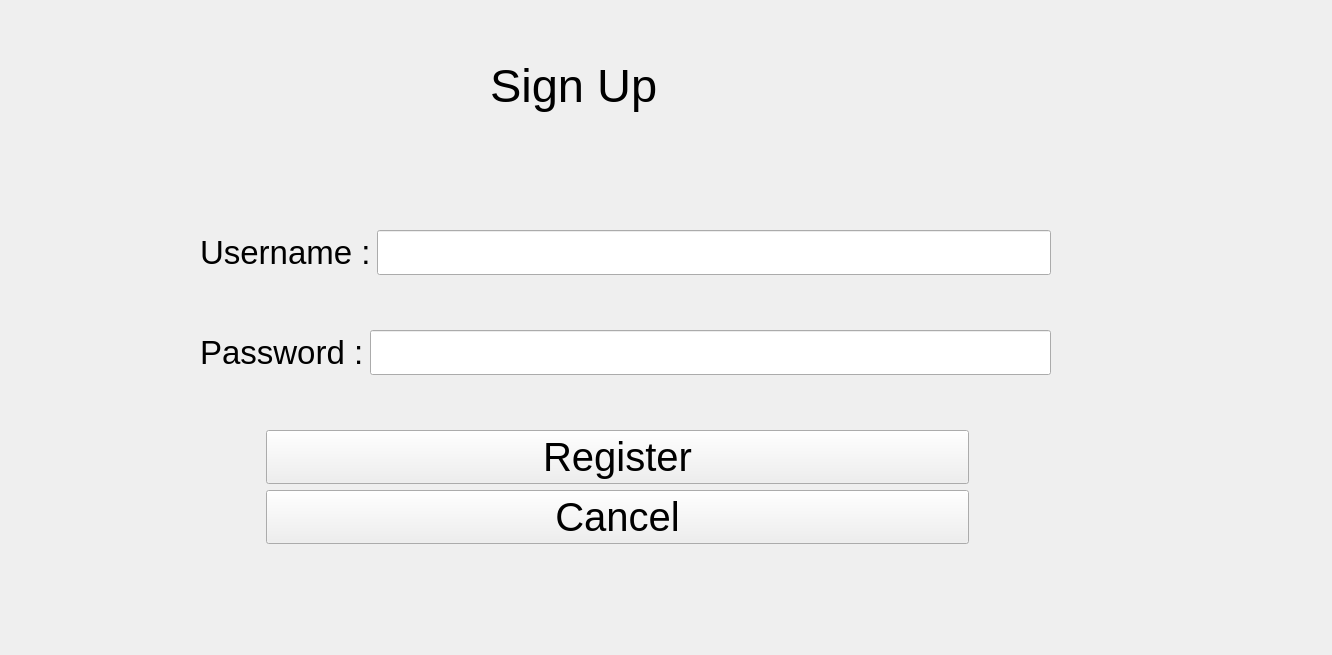
<?xml version="1.0" encoding="UTF-8"?>
<ui version="4.0">
 <class>SignUpAnonymousUser</class>
 <widget class="QWidget" name="SignUpAnonymousUser">
  <property name="geometry">
   <rect>
    <x>0</x>
    <y>0</y>
    <width>1332</width>
    <height>655</height>
   </rect>
  </property>
  <property name="windowTitle">
   <string>Form</string>
  </property>
  <widget class="QLabel" name="label_2">
   <property name="geometry">
    <rect>
     <x>490</x>
     <y>40</y>
     <width>351</width>
     <height>91</height>
    </rect>
   </property>
   <property name="font">
    <font>
     <pointsize>35</pointsize>
    </font>
   </property>
   <property name="text">
    <string>Sign Up</string>
   </property>
  </widget>
  <widget class="QWidget" name="">
   <property name="geometry">
    <rect>
     <x>200</x>
     <y>230</y>
     <width>851</width>
     <height>64</height>
    </rect>
   </property>
   <property name="font">
    <font>
     <pointsize>25</pointsize>
    </font>
   </property>
   <layout class="QFormLayout" name="formLayout">
    <item row="0" column="0">
     <widget class="QLabel" name="UsernameLabel">
      <property name="font">
       <font>
        <pointsize>25</pointsize>
       </font>
      </property>
      <property name="text">
       <string>Username :</string>
      </property>
     </widget>
    </item>
    <item row="0" column="1">
     <widget class="QLineEdit" name="UsernameLineEdit">
      <property name="font">
       <font>
        <pointsize>25</pointsize>
       </font>
      </property>
     </widget>
    </item>
   </layout>
  </widget>
  <widget class="QWidget" name="">
   <property name="geometry">
    <rect>
     <x>200</x>
     <y>330</y>
     <width>851</width>
     <height>64</height>
    </rect>
   </property>
   <layout class="QFormLayout" name="formLayout_2">
    <item row="0" column="1">
     <widget class="QLineEdit" name="PasswordLineEdit">
      <property name="font">
       <font>
        <pointsize>25</pointsize>
       </font>
      </property>
     </widget>
    </item>
    <item row="0" column="0">
     <widget class="QLabel" name="PasswordLabel">
      <property name="font">
       <font>
        <pointsize>25</pointsize>
       </font>
      </property>
      <property name="text">
       <string>Password :</string>
      </property>
     </widget>
    </item>
   </layout>
  </widget>
  <widget class="QWidget" name="">
   <property name="geometry">
    <rect>
     <x>260</x>
     <y>430</y>
     <width>709</width>
     <height>161</height>
    </rect>
   </property>
   <property name="font">
    <font>
     <pointsize>30</pointsize>
    </font>
   </property>
   <layout class="QFormLayout" name="formLayout_3">
    <item row="1" column="1">
     <widget class="QPushButton" name="CancelButton">
      <property name="font">
       <font>
        <pointsize>30</pointsize>
       </font>
      </property>
      <property name="text">
       <string>Cancel</string>
      </property>
     </widget>
    </item>
    <item row="0" column="1">
     <widget class="QPushButton" name="RegisterButton">
      <property name="font">
       <font>
        <pointsize>30</pointsize>
       </font>
      </property>
      <property name="text">
       <string>Register</string>
      </property>
     </widget>
    </item>
   </layout>
  </widget>
 </widget>
 <resources/>
 <connections/>
</ui>
